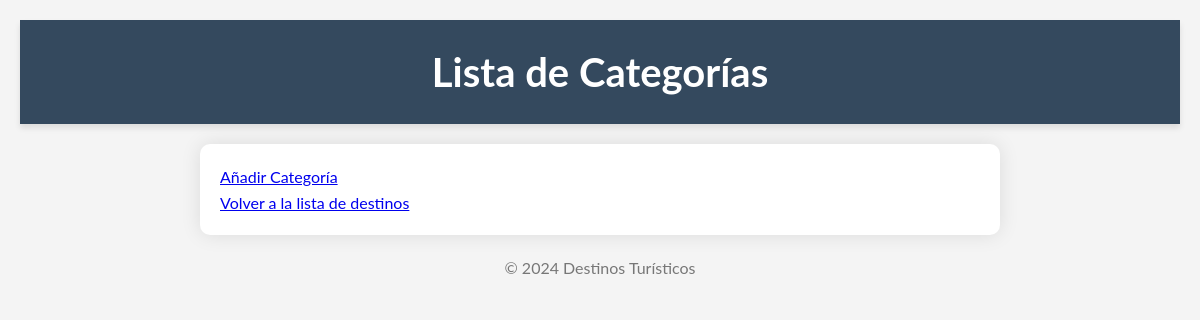
The app's page /categorias/, older data.
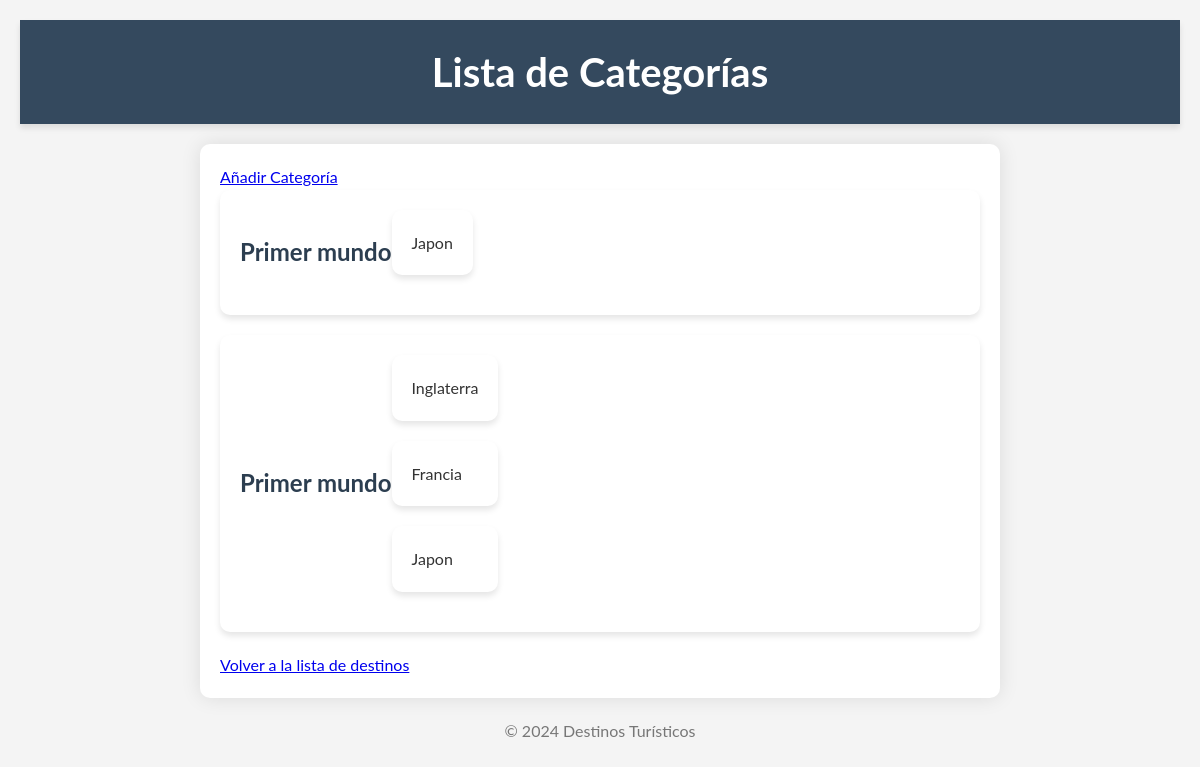
The same page, newer data.
### destinos/models.py (models this page shows, shortened)
class Categoria(models.Model):
    nombre = models.CharField(max_length=100)
    destinos = models.ManyToManyField(DestinosTuristicos)

class DestinosTuristicos(models.Model):
    nombreCiudad = models.CharField(max_length=100)
    descripcionCiudad = models.TextField()
    imagenCiudad = models.ImageField(upload_to='images/')
    precioTour = models.DecimalField(max_digits=10, decimal_places=2)
    ofertaTour = models.BooleanField(default=False)

### destinos/views.py (the view)
# urls.py: path('categorias/', views.listar_categorias, name='listar_categorias'),
def listar_categorias(request):
    categorias = Categoria.objects.all()
    return render(request, 'destinos/listar_categorias.html', {'categorias': categorias})

### destinos/templates/destinos/listar_categorias.html (shortened to what this page needs)
<!DOCTYPE html>
<html>
<head>
    {% load static %}
    <link rel="stylesheet" type="text/css" href="{% static 'css/styles.css' %}">
</head>
<body>
    <header>
        <h1>Lista de Categorías</h1>
    </header>
    <main>
        <a href="{% url 'añadir_categoria' %}" class="button">Añadir Categoría</a>
        <ul>
            {% for categoria in categorias %}
            <li>
                <h2>{{ categoria.nombre }}</h2>
                <ul>
                    {% for destino in categoria.destinos.all %}
                    <li>{{ destino.nombreCiudad }}</li>
                    {% endfor %}
                </ul>
            </li>
            {% endfor %}
        </ul>
        <a href="{% url 'listar_destinos' %}" class="button">Volver a la lista de destinos</a>
    </main>
    <footer>
        <p>&copy; 2024 Destinos Turísticos</p>
    </footer>
</body>
</html>

Row changes from the older to the newer data that the page shows:
added Categoria: nombre "Primer mundo"
now on this page (row unchanged): DestinosTuristicos: nombreCiudad "Japon"
added Categoria: nombre "Primer mundo"
now on this page (row unchanged): DestinosTuristicos: nombreCiudad "Inglaterra", shown under "Primer mundo"
now on this page (row unchanged): DestinosTuristicos: nombreCiudad "Francia", shown under "Primer mundo"
